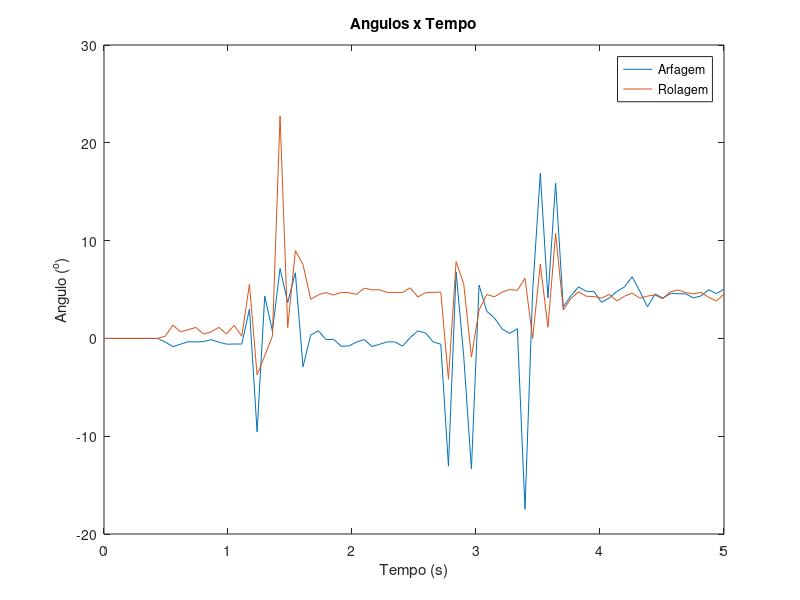
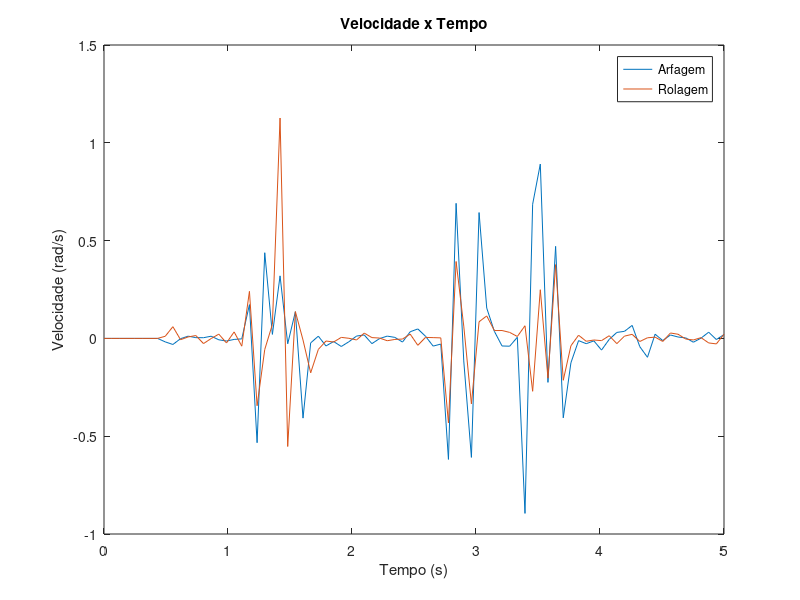
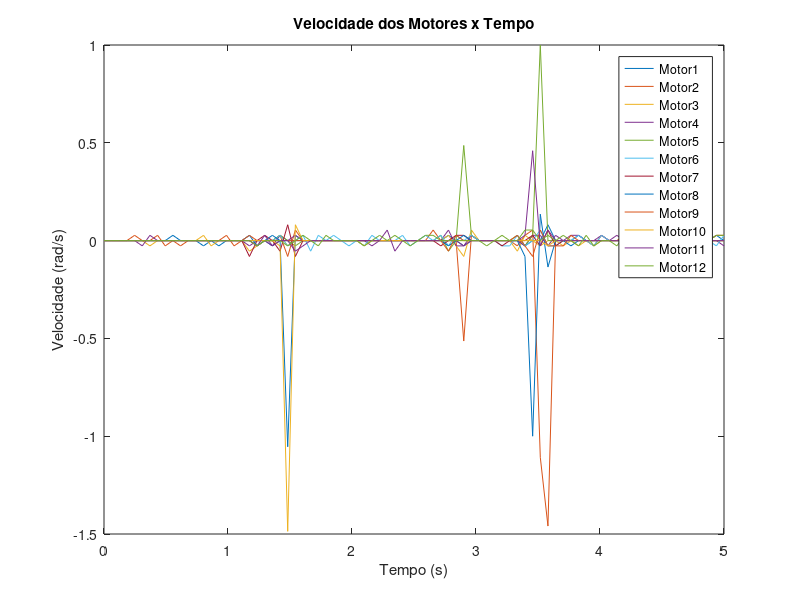

Reproduce these figures in MATLAB, in order.
clear all
close all
load('data.mat');
size = num2str(pitch_angle_size-1);
tsim = 5;
eval(['pitch_angle' '=' 'pitch_angle_0_' num2str(size)]);
eval(['roll_angle' '=' 'roll_angle_0_' num2str(size)]);
eval(['pitch_speed' '=' 'pitch_speed_0_' num2str(size)]);
eval(['roll_speed' '=' 'roll_speed_0_' num2str(size)]);

t = (0:length(pitch_angle)-1)*tsim/(length(pitch_angle)-1);

plot(t,pitch_angle);
hold on
plot(t,roll_angle);
legend('Arfagem','Rolagem');
title('Angulos x Tempo');
xlabel('Tempo (s)');
ylabel('Angulo (^o)');

figure

plot(t,pitch_speed);
hold on
plot(t,roll_speed);
legend('Arfagem','Rolagem');
title('Velocidade x Tempo');
xlabel('Tempo (s)');
ylabel('Velocidade (rad/s)');

figure
for i=1:12
eval(['v_motor' '=' 'v_motor' num2str(i) '_0_' num2str(size)]);
plot(t,v_motor);
hold on
end
legend('Motor1','Motor2','Motor3','Motor4','Motor5','Motor6','Motor7','Motor8','Motor9','Motor10','Motor11','Motor12');
title('Velocidade dos Motores x Tempo');
xlabel('Tempo (s)');
ylabel('Velocidade (rad/s)');